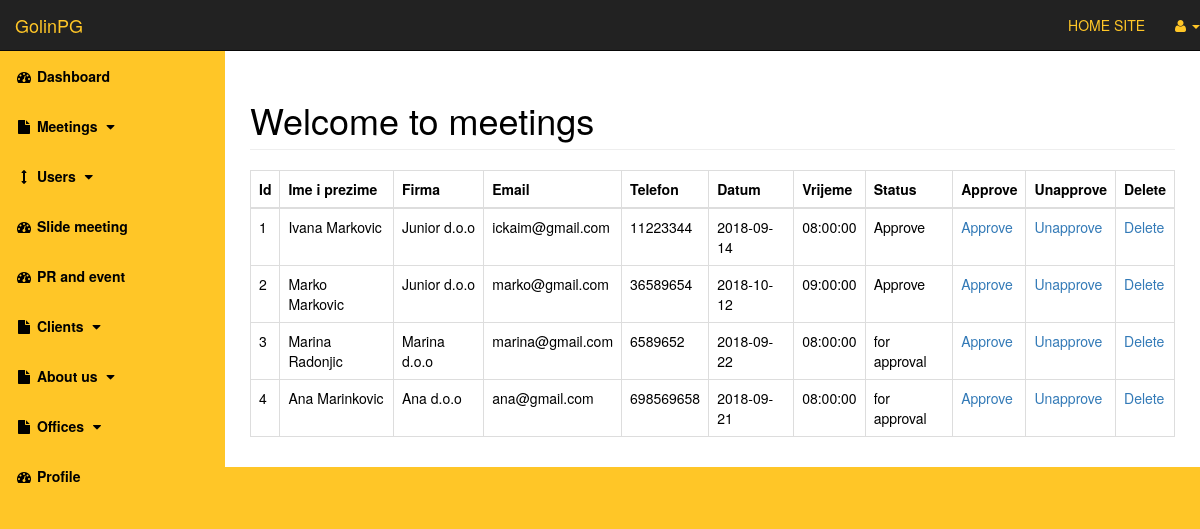
Page /admin/meeting.php on the committed database.
### tables this page shows
CREATE TABLE `meetings` (
  `meeting_id` int(200) NOT NULL,
  `meeting_name` varchar(255) NOT NULL,
  `meeting_firma` varchar(255) NOT NULL,
  `meeting_email` varchar(255) NOT NULL,
  `meeting_telefon` int(15) NOT NULL,
  `meeting_date` date NOT NULL,
  `meeting_time` time NOT NULL,
  `meeting_status` varchar(255) NOT NULL
);

### admin/includes/view_all_meetings.php (the view, shortened to what this page needs)
<table class="table table-bordered table-hover">
    <thead>
        <tr>
            <th>Id</th>
            <th>Ime i prezime</th>
            <th>Firma</th>
            <th>Email</th>
            <th>Telefon</th>
            <th>Datum</th>
            <th>Vrijeme</th>
            <th>Status</th>
            <th>Approve</th>
            <th>Unapprove</th>
            <th>Delete</th>
        </tr>
    </thead>
    <tbody>
       <?php
        $query = "SELECT * FROM meetings";
        $select_meetings = mysqli_query($connection, $query);
        while($row = mysqli_fetch_assoc($select_meetings)){
        $meeting_id = $row['meeting_id'];
        $meeting_name = $row['meeting_name'];
        $meeting_firma = $row['meeting_firma'];
        $meeting_email = $row['meeting_email'];
        $meeting_telefon = $row['meeting_telefon'];
        $meeting_date = $row['meeting_date'];
        $meeting_time = $row['meeting_time'];
        $meeting_status = $row['meeting_status'];
        echo "<tr>";
        echo "<td>$meeting_id</td>";
        echo "<td>$meeting_name</td>";
        echo "<td>$meeting_firma</td>";
        echo "<td>$meeting_email</td>";
        echo "<td>$meeting_telefon</td>";
        echo "<td>$meeting_date</td>";
        echo "<td>$meeting_time</td>";
        echo "<td>$meeting_status</td>";
        echo "<td><a href='meeting.php?approve=$meeting_id'>Approve</a></td>";
        echo "<td><a href='meeting.php?unapprove=$meeting_id'>Unapprove</a></td>";
        echo "<td><a href='meeting.php?delete=$meeting_id'>Delete</a></td>";
        echo "</tr>";
        }
        ?>
    </tbody>
</table>

### admin/includes/admin_header.php (shortened to what this page needs)
<!DOCTYPE html>
<html lang="en">
<head>
    <link href="css/bootstrap.min.css" rel="stylesheet">
    <link href="css/sb-admin.css" rel="stylesheet">
    <link href="font-awesome/css/font-awesome.min.css" rel="stylesheet" type="text/css">
</head>
<body>

### admin/meeting.php (shortened to what this page needs)
<?php include "includes/admin_header.php"; ?>
<div id="wrapper">
<?php include "includes/admin_navigation.php"; ?>
    <div id="page-wrapper">
        <div class="container-fluid">
            <div class="row">
                <div class="col-lg-12">
                   <h1 class="page-header">
                        Welcome to meetings
                    </h1>
                    <?php
                    switch($source){
                        default:
                           include "includes/view_all_meetings.php";
                            break;
                    }
                    ?>
                </div>
            </div>
        </div>
    </div>
</div>
<?php include "includes/admin_footer.php"; ?>

### admin/includes/admin_navigation.php (shortened to what this page needs)
<nav class="navbar navbar-inverse navbar-fixed-top" role="navigation">
    <div class="navbar-header">
        <a class="navbar-brand" href="index.php" style="color: #ffc627;">GolinPG</a>
    </div>
    <ul class="nav navbar-right top-nav">
       <li><a href="../index.php"> HOME SITE </a></li>
        <li class="dropdown">
            <a href="#" class="dropdown-toggle" data-toggle="dropdown"><i class="fa fa-user"></i> <?php echo $_SESSION['firstname'] . " " . $_SESSION['lastname'];?><b class="caret"></b></a>
        </li>
    </ul>
    <div class="collapse navbar-collapse navbar-ex1-collapse">
        <ul class="nav navbar-nav side-nav">
            <li>
                <a href="index.php" style="color: black;font-weight: bold;"><i class="fa fa-fw fa-dashboard"></i> Dashboard</a>
            </li>
            <li>
            <a href="javascript:;" data-toggle="collapse" data-target="#meetings_dropdown" style="color: black;font-weight: bold;"><i class="fa fa-fw fa-file"></i> Meetings <i class="fa fa-fw fa-caret-down"></i></a>
            </li>
             <li>
                <a href="javascript:;" data-toggle="collapse" data-target="#users" style="color: black;font-weight: bold;"><i class="fa fa-fw fa-arrows-v"></i> Users <i class="fa fa-fw fa-caret-down"></i></a>
            </li>
            <li>
                <a href="slide_meeting.php" style="color: black;font-weight: bold;"><i class="fa fa-fw fa-dashboard"></i> Slide meeting </a>
            </li>
            <li>
                <a href="pr_and_event.php" style="color: black;font-weight: bold;"><i class="fa fa-fw fa-dashboard"></i> PR and event </a>
            </li>
             <li>
            <a href="javascript:;" data-toggle="collapse" data-target="#clients" style="color: black;font-weight: bold;"><i class="fa fa-fw fa-file"></i> Clients <i class="fa fa-fw fa-caret-down"></i></a>
            </li>
            <li>
            <a href="javascript:;" data-toggle="collapse" data-target="#about_us" style="color: black;font-weight: bold;"><i class="fa fa-fw fa-file"></i> About us <i class="fa fa-fw fa-caret-down"></i></a>
            </li>
            <li>
            <a href="javascript:;" data-toggle="collapse" data-target="#offices" style="color: black;font-weight: bold;"><i class="fa fa-fw fa-file"></i> Offices <i class="fa fa-fw fa-caret-down"></i></a>
            </li>
            <li>
                <a href="profile.php" style="color: black;font-weight: bold;"><i class="fa fa-fw fa-dashboard"></i> Profile </a>
            </li>
        </ul>
    </div>
</nav>

### admin/includes/admin_footer.php (shortened to what this page needs)
</body>
</html>

### admin/css/sb-admin.css (style rules this page uses)
body { margin-top: 100px; background-color: #ffc627; color: black; }
@media (min-width:768px) { body { margin-top: 50px; } }
#wrapper { padding-left: 0; }
#page-wrapper { width: 100%; padding: 0; background-color: #fff; }
@media (min-width:768px) { #wrapper { padding-left: 225px; } }
@media (min-width:768px) { #page-wrapper { padding: 10px; } }
.top-nav>li { display: inline-block; float: left; }
.top-nav>li>a { padding-top: 15px; padding-bottom: 15px; line-height: 20px; color: #ffc627; }
@media (min-width:768px) { .side-nav { position: fixed; top: 51px; left: 225px; width: 225px; margin-left: -225px; border: none; border-radius: 0; overflow-y: auto; background-color: #ffc627; } }
@media (min-width:768px) { .side-nav>li>a { width: 225px; } }

### rows in the picture
meetings: meeting_id "1", meeting_name "Ivana Markovic", meeting_firma "Junior d.o.o", meeting_email "ickaim@gmail.com", meeting_telefon "11223344", meeting_date "2018-09-14", meeting_time "08:00:00", meeting_status "Approve"
meetings: meeting_id "2", meeting_name "Marko Markovic", meeting_firma "Junior d.o.o", meeting_email "marko@gmail.com", meeting_telefon "36589654", meeting_date "2018-10-12", meeting_time "09:00:00", meeting_status "Approve"
meetings: meeting_id "3", meeting_name "Marina Radonjic", meeting_firma "Marina d.o.o", meeting_email "marina@gmail.com", meeting_telefon "6589652", meeting_date "2018-09-22", meeting_time "08:00:00", meeting_status "for approval"
meetings: meeting_id "4", meeting_name "Ana Marinkovic", meeting_firma "Ana d.o.o", meeting_email "ana@gmail.com", meeting_telefon "698569658", meeting_date "2018-09-21", meeting_time "08:00:00", meeting_status "for approval"
